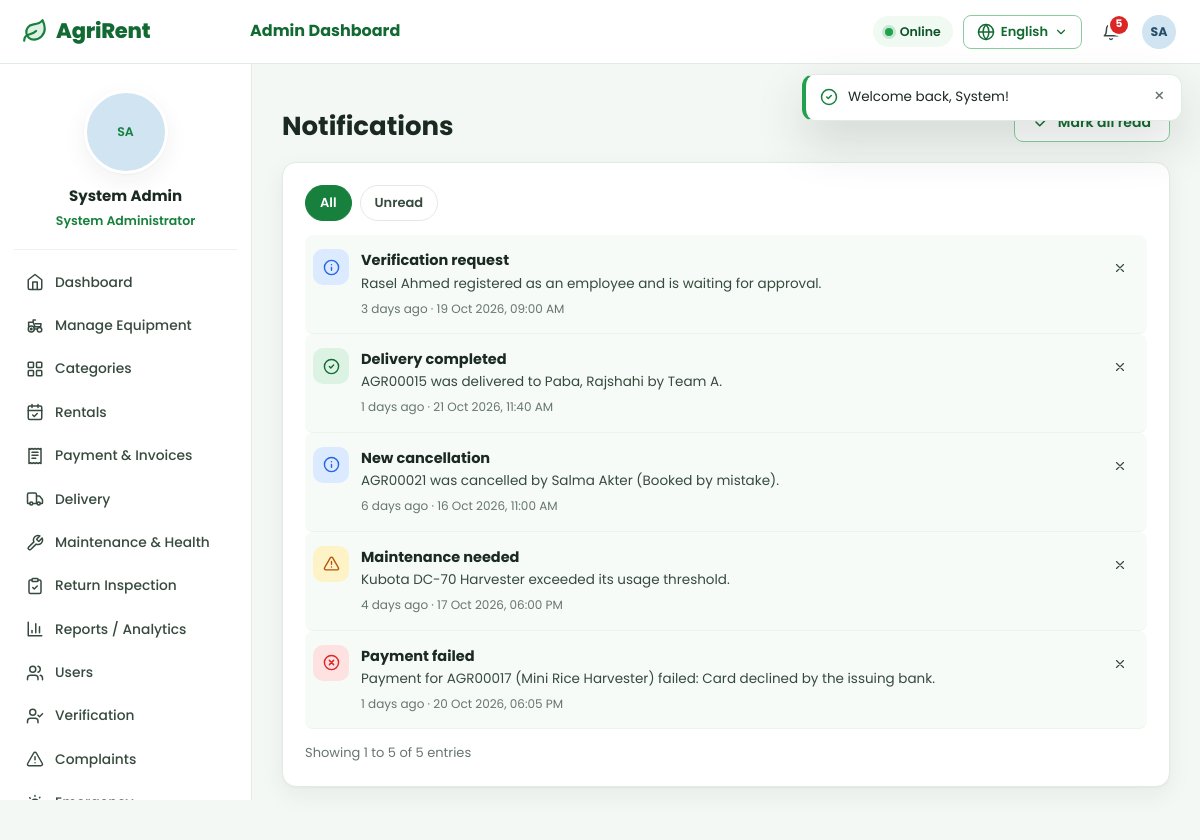
The app's page /index.php?r=notification/index (signed in) with its own data.
### tables this page shows
CREATE TABLE `users` (
  `id` INT UNSIGNED NOT NULL AUTO_INCREMENT,
  `name` VARCHAR(100) NOT NULL,
  `email` VARCHAR(160) NOT NULL,
  `phone` VARCHAR(30) NOT NULL DEFAULT '',
  `address` VARCHAR(255) NOT NULL DEFAULT '',
  `password` VARCHAR(255) NOT NULL,
  `role` ENUM('farmer','employee','admin') NOT NULL,
   
  `status` ENUM('inactive','active','suspended','deleted') NOT NULL DEFAULT 'inactive',
  `email_verified_at` DATETIME DEFAULT NULL,
   
  `verification_status` ENUM('pending','approved','rejected') NOT NULL DEFAULT 'pending',
  `verification_note` VARCHAR(255) DEFAULT NULL,
  `verification_document` VARCHAR(255) DEFAULT NULL,
  `verified_by` INT UNSIGNED DEFAULT NULL,
  `verified_at` DATETIME DEFAULT NULL,
  `employee_code` VARCHAR(30) DEFAULT NULL,
  `profile_photo` VARCHAR(255) DEFAULT NULL,
  `language` ENUM('en','bn') NOT NULL DEFAULT 'en',
  `two_factor_enabled` TINYINT(1) NOT NULL DEFAULT 0,
  `google_id` VARCHAR(64) DEFAULT NULL,
  `failed_attempts` INT UNSIGNED NOT NULL DEFAULT 0,
  `locked_until` DATETIME DEFAULT NULL,
  `last_login_at` DATETIME DEFAULT NULL,
  `last_login_ip` VARCHAR(45) DEFAULT NULL,
  `last_login_agent` VARCHAR(255) DEFAULT NULL,
  `remember_selector` CHAR(24) DEFAULT NULL,
  `remember_hash` CHAR(64) DEFAULT NULL,
  `remember_expires` DATETIME DEFAULT NULL,
  `deleted_at` DATETIME DEFAULT NULL,
  `created_at` DATETIME NOT NULL DEFAULT CURRENT_TIMESTAMP,
  `updated_at` DATETIME NOT NULL DEFAULT CURRENT_TIMESTAMP ON UPDATE CURRENT_TIMESTAMP,
  PRIMARY KEY (`id`),
  UNIQUE KEY `uq_users_email` (`email`),
  UNIQUE KEY `uq_users_google` (`google_id`),
  UNIQUE KEY `uq_users_remember` (`remember_selector`),
  KEY `idx_users_role_status` (`role`,`status`,`verification_status`)
);

CREATE TABLE `notifications` (
  `id` INT UNSIGNED NOT NULL AUTO_INCREMENT,
  `user_id` INT UNSIGNED NOT NULL,
  `type` ENUM('info','success','warning','danger') NOT NULL DEFAULT 'info',
  `title` VARCHAR(150) NOT NULL,
  `message` VARCHAR(500) NOT NULL,
  `link` VARCHAR(255) DEFAULT NULL,
  `is_read` TINYINT(1) NOT NULL DEFAULT 0,
  `created_at` DATETIME NOT NULL DEFAULT CURRENT_TIMESTAMP,
  PRIMARY KEY (`id`),
  KEY `idx_notifications_user_read` (`user_id`,`is_read`,`id`),
  CONSTRAINT `fk_notifications_user` FOREIGN KEY (`user_id`) REFERENCES `users` (`id`) ON DELETE CASCADE
);

### app/views/notification/index.php (the view, shortened to what the rows shown need)
<div class="page-head">
    <div><h1><?= e(t('Notifications')) ?></h1></div>
    <form method="post" action="<?= e(url('notification/read-all')) ?>" data-ajax data-reload><?= csrf_field() ?><button class="btn btn-outline"><?= icon('check') ?><?= e(t('Mark all read')) ?></button></form>
</div>
<section class="card">
    <div class="notif-list">
        <?php foreach ($rows as $n): $map = ['danger' => ['x-circle', 'red'], 'warning' => ['alert', 'amber'], 'success' => ['check-circle', 'green'], 'info' => ['info', 'blue']]; [$ni, $nc] = $map[$n['type']] ?? ['info', 'blue']; ?>
            <div class="notif <?= $n['is_read'] ? '' : 'unread' ?>" data-row="notif-<?= (int)$n['id'] ?>">
                <span class="li-icon <?= $nc ?>"><?= icon($ni) ?></span>
                <a class="notif-body" href="<?= e(url('notification/open', ['id' => $n['id']])) ?>"><strong><?= e(t($n['title'])) ?></strong><p><?= e($n['message']) ?></p><small><?= e(time_ago($n['created_at'])) ?> · <?= e(fmt_datetime($n['created_at'])) ?></small></a>
                <form method="post" action="<?= e(url('notification/delete')) ?>" data-ajax data-remove-row="notif-<?= (int)$n['id'] ?>"><?= csrf_field() ?><input type="hidden" name="id" value="<?= (int)$n['id'] ?>"><button class="btn-icon" aria-label="<?= e(t('Remove')) ?>"><?= icon('x', 'icon-xs') ?></button></form>
            </div>
        <?php endforeach; ?>
    </div>
    <?php include __DIR__ . '/../partials/pagination.php'; ?>
</section>

### app/services/Icon.php (shortened to what the rows shown need)
<?php
final class Icon
{
    public static function svg(string $name, string $class = ''): string
    {
        $paths = self::PATHS[$name] ?? self::PATHS['info'];
        return '<svg class="icon ' . $class . '" viewBox="0 0 24 24" fill="none" stroke="currentColor" stroke-width="2" stroke-linecap="round" stroke-linejoin="round" aria-hidden="true">' . $paths . '</svg>';
    }
}

### app/views/partials/pagination.php (shortened to what the rows shown need)
<?php
if (($meta['pages'] ?? 1) <= 1) {
    if (($meta['total'] ?? 0) > 0) {
        echo '<div class="pagination"><span class="muted">' . e(t('Showing :a to :b of :c entries', ['a' => 1, 'b' => $meta['total'], 'c' => $meta['total']])) . '</span></div>';
    }
    return;
}
?>

### app/views/layouts/app.php (shortened to what the rows shown need)
<?php
$me = Auth::user();
$current = Router::current();
?>
<!doctype html>
<html lang="<?= Lang::get() ?>" data-lang="<?= Lang::get() ?>">
<head><?php include __DIR__ . '/_head.php'; ?></head>
<body class="app role-<?= e($me['role']) ?>" data-route="<?= e($current) ?>">
<header class="topbar">
    <a class="brand" href="<?= e(url('dashboard/index')) ?>"><?= icon('leaf') ?><span><?= e(setting('platform_name', 'AgriRent')) ?></span></a>
    <div class="topbar-title"><?= $me['role'] !== 'farmer' ? e(t(ucfirst($me['role']) . ' Dashboard')) : '' ?></div>
    <div class="topbar-actions">
        <div class="net-status" id="netStatus" title="<?= e(t('Connection & offline sync status')) ?>">
        </div>
        <?php include __DIR__ . '/_lang.php'; ?>
        <div class="dropdown notif-dropdown">
        </div>
        <div class="dropdown">
            <button class="user-chip" type="button" data-dropdown aria-label="<?= e(t('Account menu')) ?>"><?= avatar($me, 'sm') ?></button>
        </div>
    </div>
</header>
<aside class="sidebar" aria-label="<?= e(t('Sidebar')) ?>">
    <div class="sidebar-profile">
        <?= avatar($me, 'xl') ?>
        <strong><?= e($me['name']) ?></strong>
        <span><?= e($me['role'] === 'admin' ? t('System Administrator') : role_label($me['role'])) ?></span>
    </div>
</aside>
<main id="main" class="main">
    <?= $content ?>
</main>
</body>
</html>

### app/helpers.php (shortened to what the rows shown need)
<?php
function config(string $key, $default = null)
{
    $value = $GLOBALS['__config'];
    foreach (explode('.', $key) as $part) {
        $value = $value[$part];
    }
    return $value;
}
function setting(string $key, $default = '')
{
    return Settings::get($key, $default);
}
function url(string $route = '', array $params = []): string
{
    $query = $route !== '' ? 'r=' . $route : '';
    if ($params) {
        $query .= ($query !== '' ? '&' : '') . http_build_query($params);
    }
    return 'index.php' . ($query !== '' ? '?' . $query : '');
}
function e($value): string
{
    return htmlspecialchars((string)$value, ENT_QUOTES | ENT_SUBSTITUTE, 'UTF-8');
}
function t(string $key, array $params = []): string
{
    return Lang::translate($key, $params);
}
function icon(string $name, string $class = ''): string
{
    return Icon::svg($name, $class);
}
function initials(?string $name): string
{
    $parts = preg_split('/\s+/', trim((string)$name)) ?: [];
    $letters = '';
    foreach (array_slice($parts, 0, 2) as $part) {
        $letters .= mb_strtoupper(mb_substr($part, 0, 1));
    }
    return $letters ?: 'U';
}
function avatar(?array $user, string $size = ''): string
{
    $class = 'avatar' . ($size ? ' avatar-' . $size : '');
    $hue = crc32((string)($user['name'] ?? 'user')) % 360;
    return '<span class="' . $class . ' avatar-initials" style="--hue:' . $hue . '">' . e(initials($user['name'] ?? '')) . '</span>';
}
function paginate(int $total, int $page, int $perPage = 10): array
{
    $pages = max(1, (int)ceil($total / max(1, $perPage)));
    $page = min(max(1, $page), $pages);
    return ['page' => $page, 'pages' => $pages, 'offset' => ($page - 1) * $perPage, 'per' => $perPage, 'total' => $total];
}

### records on screen
users: role "Admin Dashboard", name "SA SA", name "System Admin", role "System Administrator"
notifications: title "Verification request", message "Rasel Ahmed registered as an employee and is waiting for approval.", created_at "3 days ago", created_at "19 Oct 2026, 09:00 AM"
notifications: title "Delivery completed", message "AGR00015 was delivered to Paba, Rajshahi by Team A.", created_at "1 days ago", created_at "21 Oct 2026, 11:40 AM"
notifications: title "New cancellation", message "AGR00021 was cancelled by Salma Akter (Booked by mistake).", created_at "6 days ago", created_at "16 Oct 2026, 11:00 AM"
notifications: title "Maintenance needed", message "Kubota DC-70 Harvester exceeded its usage threshold.", created_at "4 days ago", created_at "17 Oct 2026, 06:00 PM"
notifications: title "Payment failed", message "Payment for AGR00017 (Mini Rice Harvester) failed: Card declined by the issuing bank.", created_at "1 days ago", created_at "20 Oct 2026, 06:05 PM", id+user "Showing 1 to 5 of 5 entries"

### other values on screen
setting('platform_name', 'AgriRent') "AgriRent"
$unread "5"
t($label) "Dashboard"
t($label) "Manage Equipment"
t($label) "Categories"
t($label) "Rentals"
t($label) "Payment & Invoices"
t($label) "Delivery"
t($label) "Maintenance & Health"
t($label) "Return Inspection"
t($label) "Reports / Analytics"
t($label) "Users"
t($label) "Verification"
t($label) "Complaints"
t('Notifications') "Notifications"
